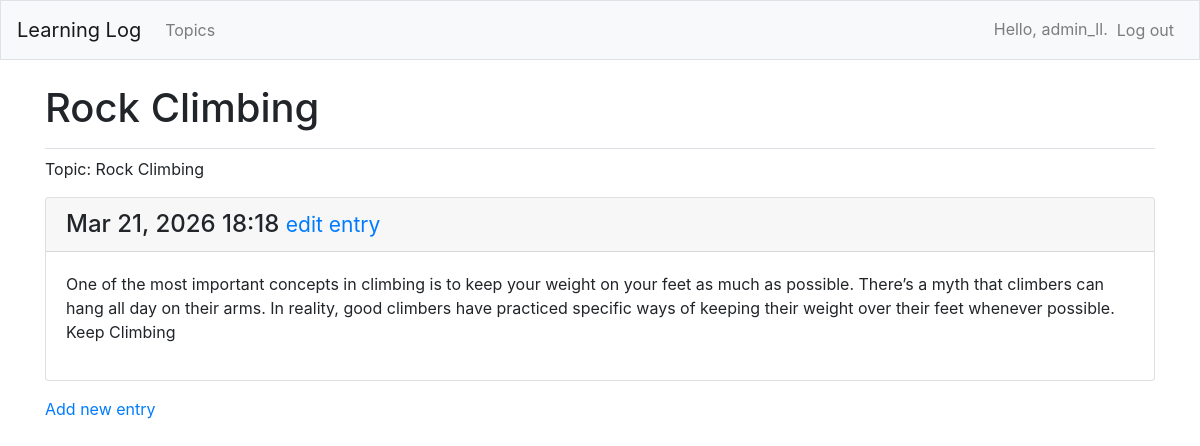
The page /topics/2/ (signed in) on the database its author committed.
### MainApp/models.py (models this page shows, shortened)
class Topic(models.Model):
    text = models.CharField(max_length=200)
    date_added = models.DateTimeField(auto_now_add =True)
    owner = models.ForeignKey(User, on_delete=models.CASCADE)
    def __str__(self):
        return self.text

class Entry(models.Model):
    topic = models.ForeignKey(Topic,on_delete=models.CASCADE)
    text = models.TextField()
    date_added = models.DateTimeField(auto_now_add =True)
    class Meta:
        verbose_name_plural = 'entries'

### MainApp/views.py (the view)
# urls.py: path('topics/<int:topic_id>/', views.topic, name ='topic'),
@login_required
def topic(request, topic_id):
    t = Topic.objects.get(id=topic_id)
    if t.owner != request.user:
        raise Http404
    entries = Entry.objects.filter(topic=t).order_by('-date_added')
    context = {'topic':t, 'entries':entries}
    return render(request, 'MainApp/topic.html', context)

### MainApp/templates/mainapp/topic.html
{% extends "MainApp/base.html" %}
{% block page_header %}
  <h1>{{ topic }}</h1>
{% endblock page_header %}
{% block content %}
  <p>Topic: {{ topic }} </p>
     {% for entry in entries %}
     <div class="card mb-3">
       <h4 class="card-header">
        {{ entry.date_added|date:'M d, Y H:i' }}
         <small><a href="{% url 'MainApp:edit_entry' entry.id %}">
          edit entry</a></small>
      </h4>
       <div class="card-body">{{ entry.text|linebreaks }}</div>
    </div>
     {% empty %}
      <p> There are no entries for this topic yet.<p>
     {% endfor %}
  <p>
   <a href="{% url 'MainApp:new_entry' topic.id %}">Add new entry</a>
 </p>
{% endblock content %}

### MainApp/templates/mainapp/base.html (shortened to what this page needs)
{% load bootstrap4 %}
<!doctype html>
<html lang="en">
    <head>
        {% bootstrap_css %}
    </head>
    <body>
        <nav class="navbar navbar-expand-md navbar-light bg-light mb-4 border">
        <a class="navbar-brand" href="{% url 'MainApp:index'%}">Learning Log</a>
        <div class="collapse navbar-collapse" id="navbarCollapse">
            <ul class="navbar-nav mr-auto">
                <li class="nav-item">
                <a class="nav-link" href="{% url 'MainApp:topics'%}">Topics</a></li>
            </ul>
            <ul class="navbar-nav ml-auto">
                {% if user.is_authenticated %}
                <li class="nav-item">
                    <span class="navbar-text">Hello, {{ user.username }}.</span>
                </li>
                <li class="nav-item">
                    <form method="POST" action="{% url 'users:logout' %}">
                        <button type="submit" class="nav-link btn btn-link">Log out</button>
                    </form>
                </li>
                {% else %}
                  <li class="nav-item">
                    <a class="nav-link" href="{% url 'users:register' %}">Register</a>
                  </li>
                  <li class="nav-item">
                    <a class="nav-link" href="{% url 'users:login' %}">Log in</a></li>
                {% endif %}
              </ul>
        </div>
        </nav>
        <main role="main" class="container">
            <div class="pb-2 mb-2 border-bottom">
                {% block page_header %}{% endblock page_header %}
            </div>
            <div>
                {% block content %}{% endblock content %}
            </div>
        </main>
    </body>
</html>

### rows shown on the page
Topic: text "Rock Climbing"
Entry: date_added "Mar 21, 2026 18:18", text "One of the most important concepts in climbing is to keep your weight on your feet as much as possible. There’s a myth that climbers can hang all day on their arms. In reality, good climbers have practiced specific ways of keeping their weight over their feet whenever possible. Keep Climbing"

### other values the page prints
{{ user.username }} "admin_ll"
